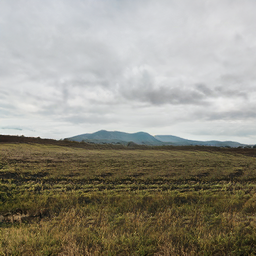
#> input picture image_1.png, 256 x 256 px
$ jupyter execute praca_domowa_1.ipynb   (shell and % lines are left out)
#> lines starting #> are read from the running program, lines starting #| are printed output that depends on the picture
## Instalacja bibliotek

W pracach domowych będziemy korzystać tylko z bibliotek wymienionych niżej:

VS Code + Jupyter Extension

conda create -n "psio-2023" python=3.11

conda info --envs

conda activate psio-2023

%pip install numpy scipy matplotlib opencv-python scikit-image

## Macierze numpy
### Szachownica
Przy pomocy macierzy numpy stwórz szachownicę o wymiarach AxA. Pola czarne powinny mieć wartość 0, a białe 255.

https://numpy.org/doc/stable/user/basics.indexing.html

[cell 1]
import matplotlib.pyplot as plt
import numpy as np
import time


A = 2048
array = np.empty((A, A), dtype=np.uint8)

start = time.time()

# Umieść swoje rozwiązanie tutaj
square_row = 8
square_size = A // square_row
for i in range(square_row):
    for j in range(square_row):
        if (j % 2 == 0 and i % 2 == 0) or ( i % 2 != 0 and j % 2 != 0):
            array[ j * square_size : (j+1) * square_size, i * square_size : (i+1) * square_size ] = 0
        else:
            array[ j * square_size : (j+1) * square_size, i * square_size : (i+1) * square_size ] = 255

print("Elapsed time: ", time.time() - start)
plt.imshow(array, cmap='gray', interpolation='nearest')
plt.show()
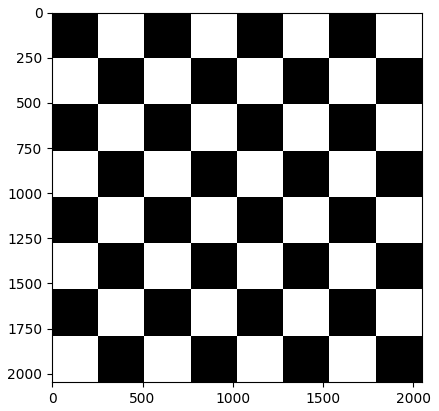
#> figure drawn by matplotlib, 1 panel

## Plus

Przy pomocy macierzy numpy stwórz plus o wymiarach AxA. Środek powinien być tłem. Postaraj się korzystać jedynie z indeksowania macierzami numpy.

[cell 2]
import matplotlib.pyplot as plt
import numpy as np
import time


A = 2048
thicknes = 256
array = np.empty((A, A), dtype=np.uint8)
start = time.time()

# Umieść swoje rozwiązanie tutaj
x_start_white = (A // 2) - (thicknes // 2)
x_end_white = (A // 2) + (thicknes // 2)
y_end = (A // 2) - ( thicknes // 2)

array[0 : y_end , x_start_white : x_end_white ] = 255

array += np.rot90(array, k = 1)
array += np.rot90(array, k = 2)
array += np.rot90(array, k = 3)

print("Elapsed time: ", time.time() - start)
plt.imshow(array, cmap='gray', interpolation='nearest')
plt.show()
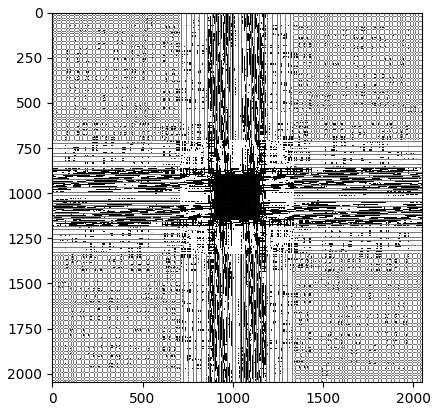
#> figure drawn by matplotlib, 1 panel

## Obrazy

Wczytaj obrazy (skimage/cv2) z dane/image_1.png i dane/image_2.png. Następnie wyświetl je obok siebie tak jak na poniższym obrazku. Pamiętaj o dodaniu tytułów do obrazów.

Obraz 3 powinien być sumą obrazów 1 i 2 podzieloną przez 2.

Wiersz pierwszy powinien zawierać obrazy RGB, wiersz drugi powinien zawierać te same obrazy, ale w skali szarości.

https://matplotlib.org/stable/api/_as_gen/matplotlib.pyplot.imshow.html#examples-using-matplotlib-pyplot-imshow

[cell 3]
import cv2
import skimage
import matplotlib.pyplot as plt

# Umieść swoje rozwiązanie tutaj

obraz1 = cv2.imread("image_1.png").astype(np.uint8)
#> obraz1 is the input picture: shape (256, 256, 3); mean B, G, R 134.6, 146.3, 149.8
obraz1 = cv2.cvtColor(obraz1, cv2.COLOR_BGR2RGB)
print(obraz1.shape, obraz1.dtype, obraz1.min(), obraz1.max())
#| (256, 256, 3) uint8 4 238

obraz2 = cv2.imread("image_2.png").astype(np.uint8)
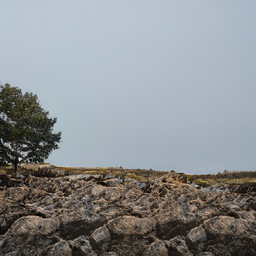
#> input picture image_2.png, 256 x 256 px
#> obraz2 is the input picture: shape (256, 256, 3); mean B, G, R 144.7, 142.2, 138.7
obraz2 = cv2.cvtColor(obraz2, cv2.COLOR_BGR2RGB)
print(obraz2.shape, obraz2.dtype, obraz2.min(), obraz2.max())
#| (256, 256, 3) uint8 2 223

obraz3 = np.zeros((obraz1.shape[0],obraz1.shape[1],3), dtype= np.uint8)
obraz3 = cv2.cvtColor(obraz3, cv2.COLOR_BGR2RGB)
#> obraz3: shape (256, 256, 3); every value is 0

obraz3 += obraz1 //2
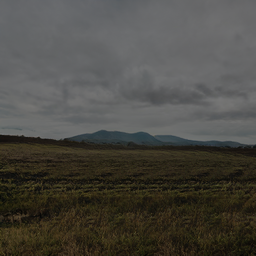
#> obraz3: shape (256, 256, 3); mean R, G, B 74.6, 72.9, 67.1
obraz3 += obraz2 //2
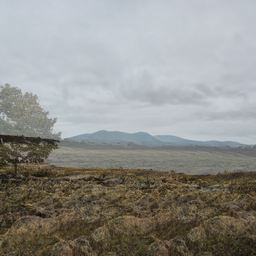
#> obraz3: shape (256, 256, 3); mean R, G, B 143.7, 143.7, 139.2

obraz3.astype(np.uint8)


plt.subplot(1,3,1)
plt.title("RGB im1")
plt.imshow(obraz1)

plt.subplot(1,3,2)
plt.title("RGB im2")
plt.imshow(obraz2)

plt.subplot(1,3,3)
plt.title("RGB im1 + im2")
plt.imshow(obraz3)
